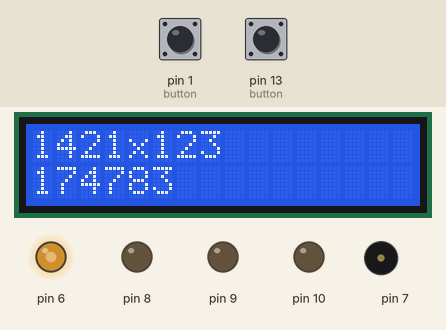
Bench run of a sketch on a simulated Arduino Uno, built with avr-gcc and run on an emulated ATmega328P. On the bench: 16×2 character LCD, output pins drawn as LEDs (lit = HIGH), buzzer (waves = sounding). The inputs (shaded band) are chosen by the test bench; at power-on: pin 1 (button) LOW, pin 13 (button) LOW.

Above: at 9.5 s.
9.6 s: pin 1 (button) pulled HIGH for 0.15 s
At 10.7 s:
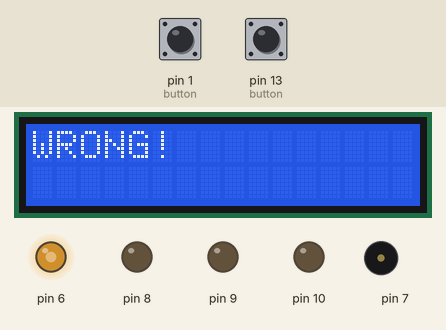
12.7 s: pin 13 (button) pulled HIGH for 3.2 s
At 18.8 s:
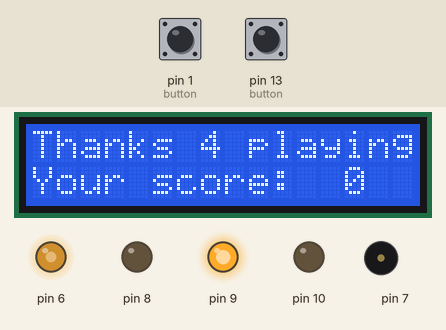
27.9 s: pin 13 (button) pulled HIGH for 1 s
At 30.3 s:
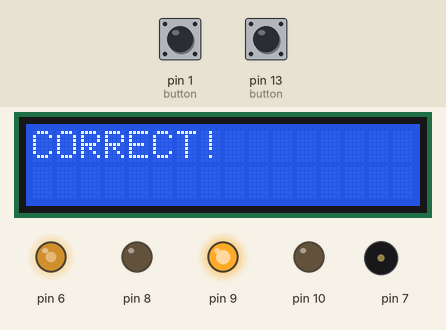
31.9 s: pin 13 (button) pulled HIGH for 0.15 s
At 33.6 s:
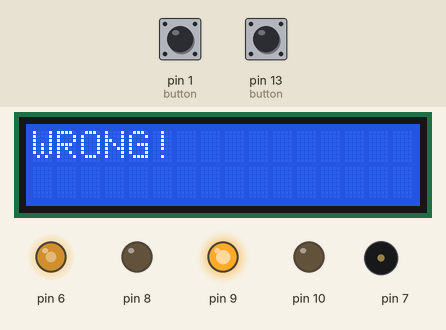
Timing chart, 0 to 35.1 s (numbered marks = the images above; inputs shaded):
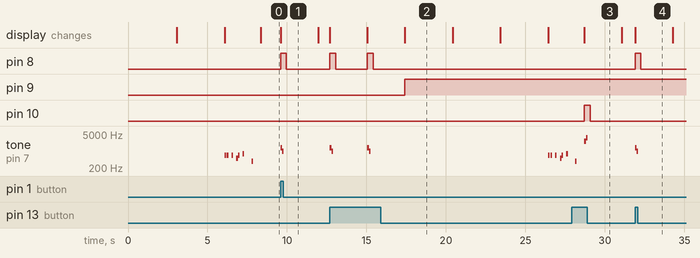

The sketch:

sketch_may27a.ino
```cpp
#include <LiquidCrystal.h>
int Contrast = 150; //depends on your screen
LiquidCrystal lcd(12, 11, 5, 4, 3, 2);

boolean buttonLeft;
boolean buttonRight;

String topQuestions[] = {"1421x123", "1421x123", "1421x123","10-4", "14+12"};
String bottomQuestions[] = {"174783", "174784", "174782", "6", "27"};
int maxNumQuestions = 5;
int NumQuestions = 0;
int answers[] = {1, 0, 0, 1, 0};    //1 is correct - 0 is wrong
int score = 0;
int lives = 3;
void setup()
{
    pinMode(13, INPUT);
    pinMode(1, INPUT);
    pinMode(10, OUTPUT);
    pinMode(9, OUTPUT);
    pinMode(8, OUTPUT);

    analogWrite(6, Contrast);
    lcd.begin(16, 2);

    lcd.setCursor(0, 0);             //Introduction welcome
    lcd.print("Welcome");
    delay(3000);
    lcd.clear();
    lcd.print("Arithmetic game!");
    delay(3000);
    lcd.clear();
    lcd.print("Starting...");
    marioIntro();
    lcd.clear();
}
void reset()
{
  score = 0;
  lives = 3;
  lcd.setCursor(0, 0);             //Introduction welcome
    lcd.print("Welcome");
    delay(3000);
    lcd.clear();
    lcd.print("Arithmetic game!");
    delay(3000);
    lcd.clear();
    lcd.print("Starting...");
    marioIntro();
    lcd.clear();


}
void correctAnswer()
{                                   //Function for correct answers
    lcd.clear();
    lcd.setCursor(0, 0);
    lcd.print("CORRECT!");
    digitalWrite(10, HIGH);
    tone(7, 2500, 100);
    delay(100);
    tone(7, 3500, 100);
    delay(250);
    digitalWrite(10, LOW);
    noTone(7);
    delay(2000);
    lcd.clear();
}

void wrongAnswer()
{                                      //Function for Wrong answers
    lcd.clear();
    lcd.setCursor(0, 0);
    lcd.print("WRONG!");
    digitalWrite(8, HIGH);
    tone(7, 1350, 100);
    delay(100);
    tone(7, 1000, 100);
    delay(250);
    digitalWrite(8, LOW);
    noTone(7);
    delay(2000);
    lcd.clear();
    lives--;
}

void marioIntro()
{                                      //Mario theme song (short version)
    tone(7, 660, 100);
    delay(150);
    tone(7, 660, 100);
    delay(300);
    tone(7, 660, 100);
    delay(300);
    tone(7, 510, 100);
    delay(100);
    tone(7, 660, 100);
    delay(300);
    tone(7, 770, 100);
    delay(550);
    tone(7, 380, 100);
    delay(575);
}

void showScore()                        //Score on screen
{
    lcd.clear();
    lcd.setCursor(0, 0);
    lcd.print("Thanks 4 playing");
    lcd.setCursor(0, 1);
    lcd.print("Your score:");
    lcd.setCursor(13, 1);
    lcd.print(score);
    if (score > 3)                      //LED according to score
    {
        digitalWrite(10, HIGH);
    }
    else if (score = 3)
    {
        digitalWrite(9, HIGH);
    }
    else if (score < 3)
    {
        digitalWrite(8, HIGH);
    }
    delay(3000);                       //end of game
}

void loop()
{
    buttonLeft = digitalRead(1);         //False button
    buttonRight = digitalRead(13);       //True button

    if (NumQuestions != maxNumQuestions)
    {
        lcd.setCursor(0, 0);                        //display question
        lcd.print(topQuestions[NumQuestions]);
        lcd.setCursor(0, 1);                        //display possible answer
        lcd.print(bottomQuestions[NumQuestions]);

        if (buttonRight == HIGH)                     //if True button is clicked
        {
            if ((answers[NumQuestions]) == 1)
            {
                correctAnswer();
                NumQuestions++;
                score++;
            }
            else if ((answers[NumQuestions]) == 0)
            {
                wrongAnswer();
                NumQuestions++;
            }
        }
        if (buttonLeft == HIGH)                     //if False button is clicked
        {
            if ((answers[NumQuestions]) == 0)
            {
                correctAnswer();
                NumQuestions++;
                score++;
            }
            else if ((answers[NumQuestions]) == 1)
            {
                wrongAnswer();
                NumQuestions++;
            }
        }
    }
    if (lives==0 || NumQuestions == maxNumQuestions)            //5 questions solved? --> score
    {
        showScore();
        reset();
    }
}
```

Measured:
- after the input at 9.6 s, pin 8: LOW → HIGH at once, → LOW 0.35 s later; tone on pin 7: silent → 1350 Hz at once, → 1000 Hz 0.10 s later, → silent 0.10 s later; the display: changes at once (image 1)
- after the input at 12.7 s, pin 8: alternates HIGH for 0.35 s and LOW for 2.0 s, 4 changes in all, then stays LOW, starting at once; pin 9: LOW → HIGH after 4.7 s
- after the input at 27.9 s, pin 10: LOW → HIGH after 0.81 s, → LOW 0.35 s later; the display: first differs from a run without the input after 0.81 s (image 3)
- after the input at 31.9 s, pin 8: LOW → HIGH at once, → LOW 0.35 s later; tone on pin 7: silent → 1350 Hz at once, → 1000 Hz 0.10 s later, → silent 0.10 s later; the display: changes at once (image 4)
- what the display in image 2 shows lasts 3.0 s, from 17.4 s to 20.4 s
